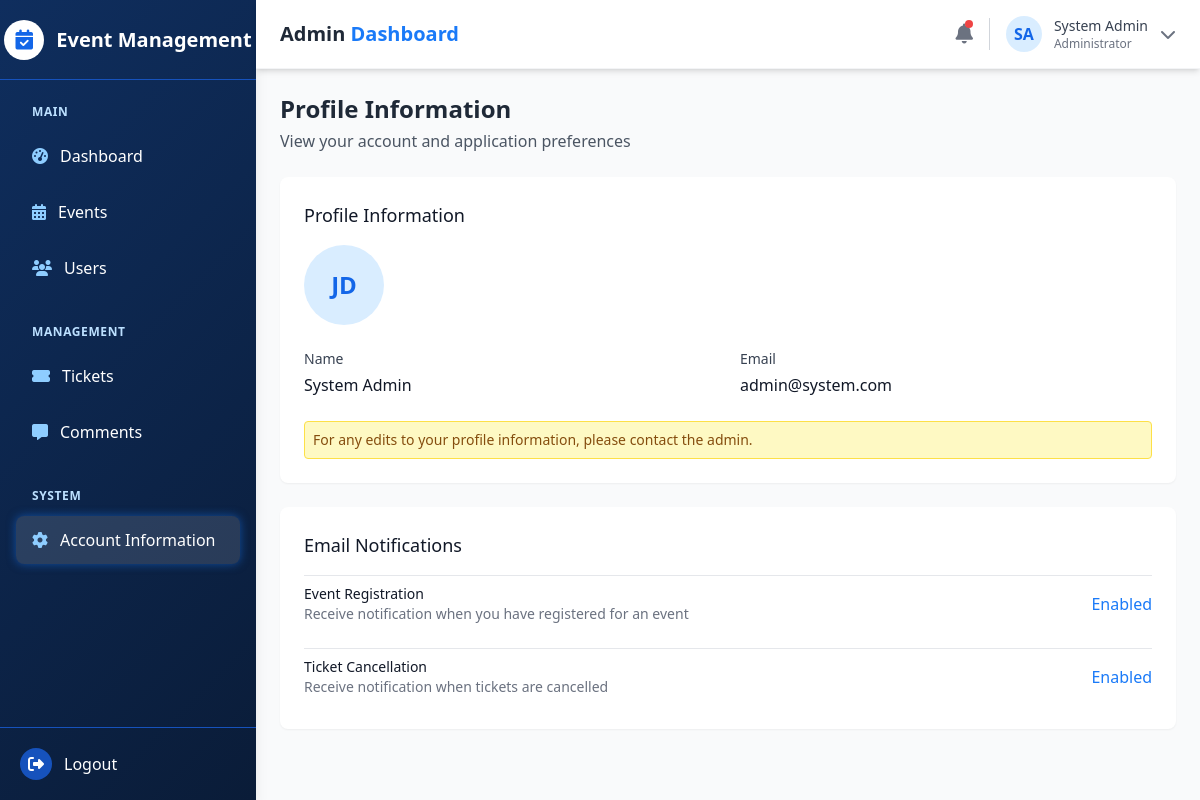
The app's page /account-information/ (signed in) with its own data.
### apps/users/models.py (models this page shows, shortened)
class Account(AbstractBaseUser, PermissionsMixin):
    email = models.EmailField(verbose_name='email', max_length=60, unique=True)
    name = models.CharField(max_length=100, null=True)
    is_admin = models.BooleanField(default=False)
    is_active = models.BooleanField(default=True)
    is_staff = models.BooleanField(default=False)
    is_superuser = models.BooleanField(default=False)
    created_at = models.DateTimeField(auto_now_add=True)
    updated_at = models.DateTimeField(auto_now=True)
    USERNAME_FIELD = 'email'
    objects = MyAccountManager()
    class Meta:
        ordering = ['-updated_at', 'name' ]
    @property
    def get_abbreviated_name(self):
        if self.name:
            name_parts = self.name.split()
            if len(name_parts) >= 2:
                return f"{name_parts[0][0]}{name_parts[-1][0]}"
            return name_parts[0][:2]
        else:
            return self.email[:2]

### apps/main/views.py (the view)
# urls.py: path('account-information/', views.all_settings, name='settings'),
def all_settings(request):
    return render(request, 'settings.html', {
        'page': 'settings',
    })

### apps/users/managers.py (called while the page is built)
    def get_queryset(self):
        return super().get_queryset().filter(is_active=True)

### templates/settings.html
{% extends 'base.html' %}
{% load static %}
{% block content %}
  <div class="p-6">
    <div class="mb-6">
      <h1 class="text-2xl font-bold text-gray-800">Profile Information</h1>
      <p class="text-gray-600 mt-1">View your account and application preferences</p>
    </div>
    <div class="bg-white rounded-lg shadow-sm p-6 mb-6">
      <h2 class="text-lg font-medium text-gray-900 mb-4">Profile Information</h2>
      <div class="mb-6">
        <div class="flex items-center">
          <div class="h-20 w-20 rounded-full bg-primary-100 text-primary-700 flex items-center justify-center text-2xl font-bold">
            JD
          </div>
        </div>
      </div>
      <div class="grid grid-cols-1 md:grid-cols-2 gap-6 mb-6">
        <div>
          <label class="block text-sm font-medium text-gray-700 mb-1">Name</label>
          <p class="text-gray-900">{{ request.user.name }}</p>
        </div>
        <div>
          <label class="block text-sm font-medium text-gray-700 mb-1">Email</label>
          <p class="text-gray-900">{{ request.user.email }}</p>
        </div>
      </div>
      <div class="mt-4 p-2 bg-yellow-100 border border-yellow-300 rounded">
        <p class="text-sm text-yellow-800">For any edits to your profile information, please contact the admin.</p>
      </div>
    </div>
    <div class="bg-white rounded-lg shadow-sm p-6">
      <h2 class="text-lg font-medium text-gray-900 mb-4">Email Notifications</h2>
      <div class="space-y-4">
        <div class="flex items-center justify-between py-2 border-t border-gray-200">
          <div>
            <p class="text-sm font-medium text-gray-900">Event Registration</p>
            <p class="text-sm text-gray-500">Receive notification when you have registered for an event</p>
          </div>
          <span class="text-primary-600">Enabled</span>
        </div>
        <div class="flex items-center justify-between py-2 border-t border-gray-200">
          <div>
            <p class="text-sm font-medium text-gray-900">Ticket Cancellation</p>
            <p class="text-sm text-gray-500">Receive notification when tickets are cancelled</p>
          </div>
          <span class="text-primary-600">Enabled</span>
        </div>
      </div>
    </div>
  </div>
{% endblock %}

### templates/base.html (shortened to what this page needs)
<!DOCTYPE html>
<html lang="en">
<head>
  <script src="https://cdn.tailwindcss.com"></script>
  <link rel="stylesheet" href="https://cdnjs.cloudflare.com/ajax/libs/font-awesome/6.4.0/css/all.min.css">
</head>
<body class="bg-gray-50 min-h-screen flex flex-col">
  <div id="messages-container" class="fixed top-0 left-0 right-0 z-50 px-4 pt-4 flex flex-col items-center space-y-2">
  </div>
  <div class="flex flex-col md:flex-row min-h-screen">
    <aside id="sidebar" class="sidebar-gradient text-white w-full md:w-64 flex-shrink-0 md:flex md:flex-col hidden md:block md:sticky md:top-0 md:h-screen shadow-lg">
      <div class="flex items-center justify-center h-20 bg-opacity-50 border-b border-primary-800">
        <div class="flex items-center space-x-3">
          <div class="w-10 h-10 rounded-full bg-white flex items-center justify-center">
            <i class="fas fa-calendar-check text-primary-700 text-xl"></i>
          </div>
          <h1 class="text-xl font-bold text-white">Event Management</h1>
        </div>
      </div>
      <div class="overflow-y-auto scrollbar-thin flex-grow">
        <nav class="px-4 py-6">
          {% if user.is_authenticated %}
            <div class="mb-8">
              <p class="text-xs uppercase tracking-wider text-primary-200 font-semibold mb-3 ml-4">Main</p>
              <a href="{% url 'main:dashboard' %}" class="flex items-center px-4 py-3 mb-2 rounded-lg {% if page == 'dashboard' %}nav-link-active{% endif %} hover:bg-white hover:bg-opacity-10 transition-all duration-200">
                <i class="fas fa-tachometer-alt mr-3 text-primary-300"></i>
                <span>Dashboard</span>
              </a>
              <a href="{% url 'main:events' %}" class="flex items-center px-4 py-3 mb-2 rounded-lg {% if page == 'events' %}nav-link-active{% endif %} hover:bg-white hover:bg-opacity-10 transition-all duration-200">
                <i class="fas fa-calendar-alt mr-3 text-primary-300"></i>
                <span>Events</span>
              </a>
              <a href="{% url 'main:users' %}" class="flex items-center px-4 py-3 mb-2 rounded-lg {% if page == 'users' %}nav-link-active{% endif %} hover:bg-white hover:bg-opacity-10 transition-all duration-200">
                <i class="fas fa-users mr-3 text-primary-300"></i>
                <span>Users</span>
              </a>
            </div>
            <div class="mb-8">
              <p class="text-xs uppercase tracking-wider text-primary-200 font-semibold mb-3 ml-4">Management</p>
              <a href="{% url 'main:tickets' %}" class="flex items-center px-4 py-3 mb-2 rounded-lg {% if page == 'tickets' %}nav-link-active{% endif %} hover:bg-white hover:bg-opacity-10 transition-all duration-200">
                <i class="fas fa-ticket-alt mr-3 text-primary-300"></i>
                <span>Tickets</span>
              </a>
              <a href="{% url 'main:comments_management' %}" class="flex items-center px-4 py-3 mb-2 rounded-lg {% if page == 'comments' %}nav-link-active{% endif %} hover:bg-white hover:bg-opacity-10 transition-all duration-200">
                <i class="fas fa-comment-alt mr-3 text-primary-300"></i>
                <span>Comments</span>
              </a>
            </div>
            <div class="mb-8">
              <p class="text-xs uppercase tracking-wider text-primary-200 font-semibold mb-3 ml-4">System</p>
              <a href="{% url 'main:settings' %}" class="flex items-center px-4 py-3 mb-2 rounded-lg {% if page == 'settings' %}nav-link-active{% endif %} hover:bg-white hover:bg-opacity-10 transition-all duration-200">
                <i class="fas fa-cog mr-3 text-primary-300"></i>
                <span>Account Information</span>
              </a>
            </div>
          {% endif %}
        </nav>
      </div>
      {% if user.is_authenticated %}
        <div class="p-5 border-t border-primary-800">
          <a href="{% url 'users:logout' %}" class="flex items-center text-white group hover:text-accent-300 transition-colors duration-200">
            <div class="w-8 h-8 rounded-full bg-primary-800 group-hover:bg-accent-400 flex items-center justify-center mr-3 transition-colors duration-200">
              <i class="fas fa-sign-out-alt"></i>
            </div>
            <span>Logout</span>
          </a>
        </div>
      {% endif %}
    </aside>
    <main class="flex-grow">
      <header class="bg-white shadow-md sticky top-0 z-10">
        <div class="flex items-center justify-between px-6 py-4 border-b border-gray-100">
          <div class="flex items-center">
            <div class="flex items-center">
              <h2 class="text-xl font-semibold text-gray-800">Admin <span class="text-primary-600">Dashboard</span></h2>
            </div>
          </div>
          <div class="flex items-center space-x-4">
            {% if user.is_authenticated %}
              <button class="relative text-gray-500 hover:text-primary-600 transition-colors">
                <i class="fas fa-bell text-xl"></i>
                <span class="absolute top-0 right-0 w-2 h-2 bg-red-500 rounded-full"></span>
              </button>
              <div class="flex items-center space-x-3">
                <div class="w-9 h-9 rounded-full bg-primary-100 flex items-center justify-center text-primary-700 font-semibold">
                  {% if user.name %}
                    {{ user.get_abbreviated_name|slice:":2"|upper }}
                  {% else %}
                    {{ user.email|slice:":2"|upper }}
                  {% endif %}
                </div>
                <div class="hidden md:block">
                  <p class="text-sm font-medium text-gray-700">{{ user.name|default:user.email }}</p>
                  <p class="text-xs text-gray-500">
                    {% if user.is_superuser %}
                      Administrator
                    {% elif user.is_staff %}
                      Staff
                    {% else %}
                      User
                    {% endif %}
                  </p>
                </div>
                <div class="relative" id="profileDropdown">
                  <button id="profileDropdownButton" class="text-gray-500 hover:text-primary-600">
                    <i class="fas fa-chevron-down"></i>
                  </button>
                </div>
              </div>
            {% endif %}
          </div>
        </div>
      </header>
      <div class="overflow-y-auto scrollbar-thin">
        {% block content %} {% endblock %}
      </div>
    </main>
  </div>
</body>
</html>

### templates/base.html (style rules this page uses)
.sidebar-gradient { background: linear-gradient(135deg, #0f2e5e 0%, #0a1c38 100%); }
.nav-link-active { background: rgba(255, 255, 255, 0.12); box-shadow: 0 0 10px rgba(26, 122, 248, 0.5); }

### records on screen
Account: get_abbreviated_name "SA", name "System Admin", user.name "System Admin", user.email "admin@system.com"
